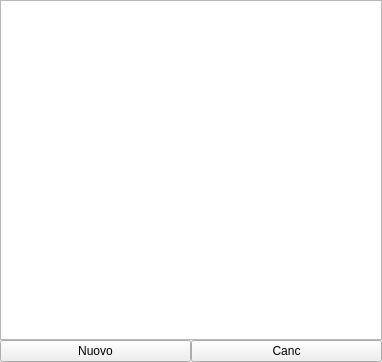
<?xml version="1.0" encoding="UTF-8"?>
<ui version="4.0">
 <class>TimberConnectionModelGUI</class>
 <widget class="QWidget" name="TimberConnectionModelGUI">
  <property name="geometry">
   <rect>
    <x>0</x>
    <y>0</y>
    <width>382</width>
    <height>362</height>
   </rect>
  </property>
  <property name="windowTitle">
   <string>Form</string>
  </property>
  <layout class="QGridLayout" name="gridLayout">
   <property name="margin">
    <number>0</number>
   </property>
   <property name="spacing">
    <number>0</number>
   </property>
   <item row="0" column="0">
    <widget class="QTableView" name="tableView"/>
   </item>
   <item row="1" column="0">
    <layout class="QHBoxLayout" name="horizontalLayout">
     <item>
      <widget class="QPushButton" name="newPButton">
       <property name="text">
        <string>Nuovo</string>
       </property>
      </widget>
     </item>
     <item>
      <widget class="QPushButton" name="delPButton">
       <property name="text">
        <string>Canc</string>
       </property>
      </widget>
     </item>
    </layout>
   </item>
  </layout>
 </widget>
 <resources/>
 <connections/>
</ui>
